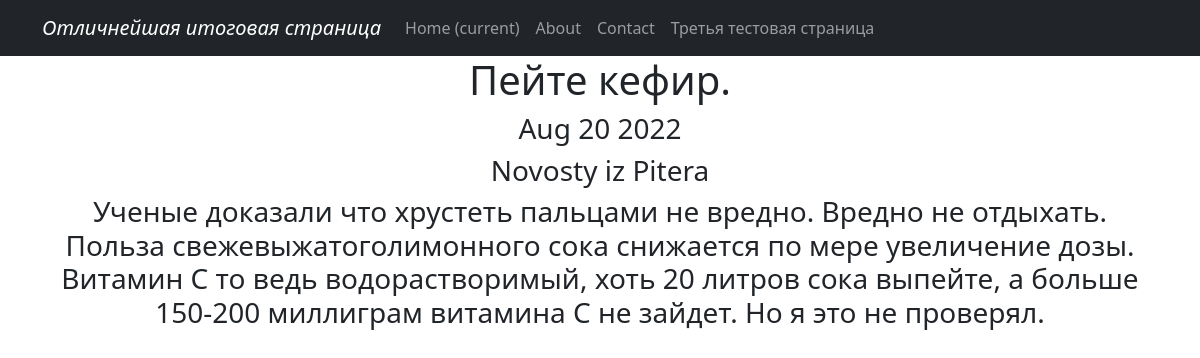
The page /news/2 on the database its author committed.
### News/models.py (models this page shows, shortened)
class Post(models.Model):
    author = models.ForeignKey(Author, on_delete=models.CASCADE)
    post_time = models.DateTimeField(auto_now_add = True)
    post_type = models.CharField(max_length=3, choices = CHOICES, default = news)
    title = models.CharField(max_length=255)
    content = models.TextField()
    post_rating = models.IntegerField(default=0)
    category = models.ManyToManyField(Category, through = 'PostCategory')
    def categoria(self):
        for categ in self.category.all():
            return categ

class Category(models.Model):
    category_name = models.CharField(max_length=255, unique = True, null=True, blank=True)
    def __str__(self):
       return self.category_name

### News/views.py (the view)
# urls.py: path('<int:pk>', PostDetail.as_view(), name = 'post_detail'),
class PostDetail(DetailView):
    model = Post
    template_name = 'postdetail.html'
    context_object_name = 'post'

### News/templatetags/custom_filters.py (called while the page is built)
@register.filter()
def cenzura(value):
    for word in Slovechki:
        value = value.replace(word, '*' * len(word))
    return value

### templates/postdetail.html (shortened to what this page needs)
{% extends 'flatpages/default.html' %}
{% load custom_filters %}
{% block content %}
<h1>{{ post.title | cenzura }} </h1>
<h3> {{ post.post_time | date:'M d Y' }} </h3>
<h3> {{ post.categoria }} </h3>
<h3> {{ post.content | cenzura }}</h3>
{% endblock content %}

### rows shown on the page
Post: title|cenzura "Пейте кефир.", post_time "Aug 20 2022", categoria "Novosty iz Pitera", content|cenzura "Ученые доказали что хрустеть пальцами не вредно. Вредно не отдыхать. Польза свежевыжатоголимонного сока снижается по мере увеличение дозы. Витамин С то ведь водорастворимый, хоть 20 литров сока выпейте, а больше 150-200 миллиграм витамина С не зайдет. Но я это не проверял."
